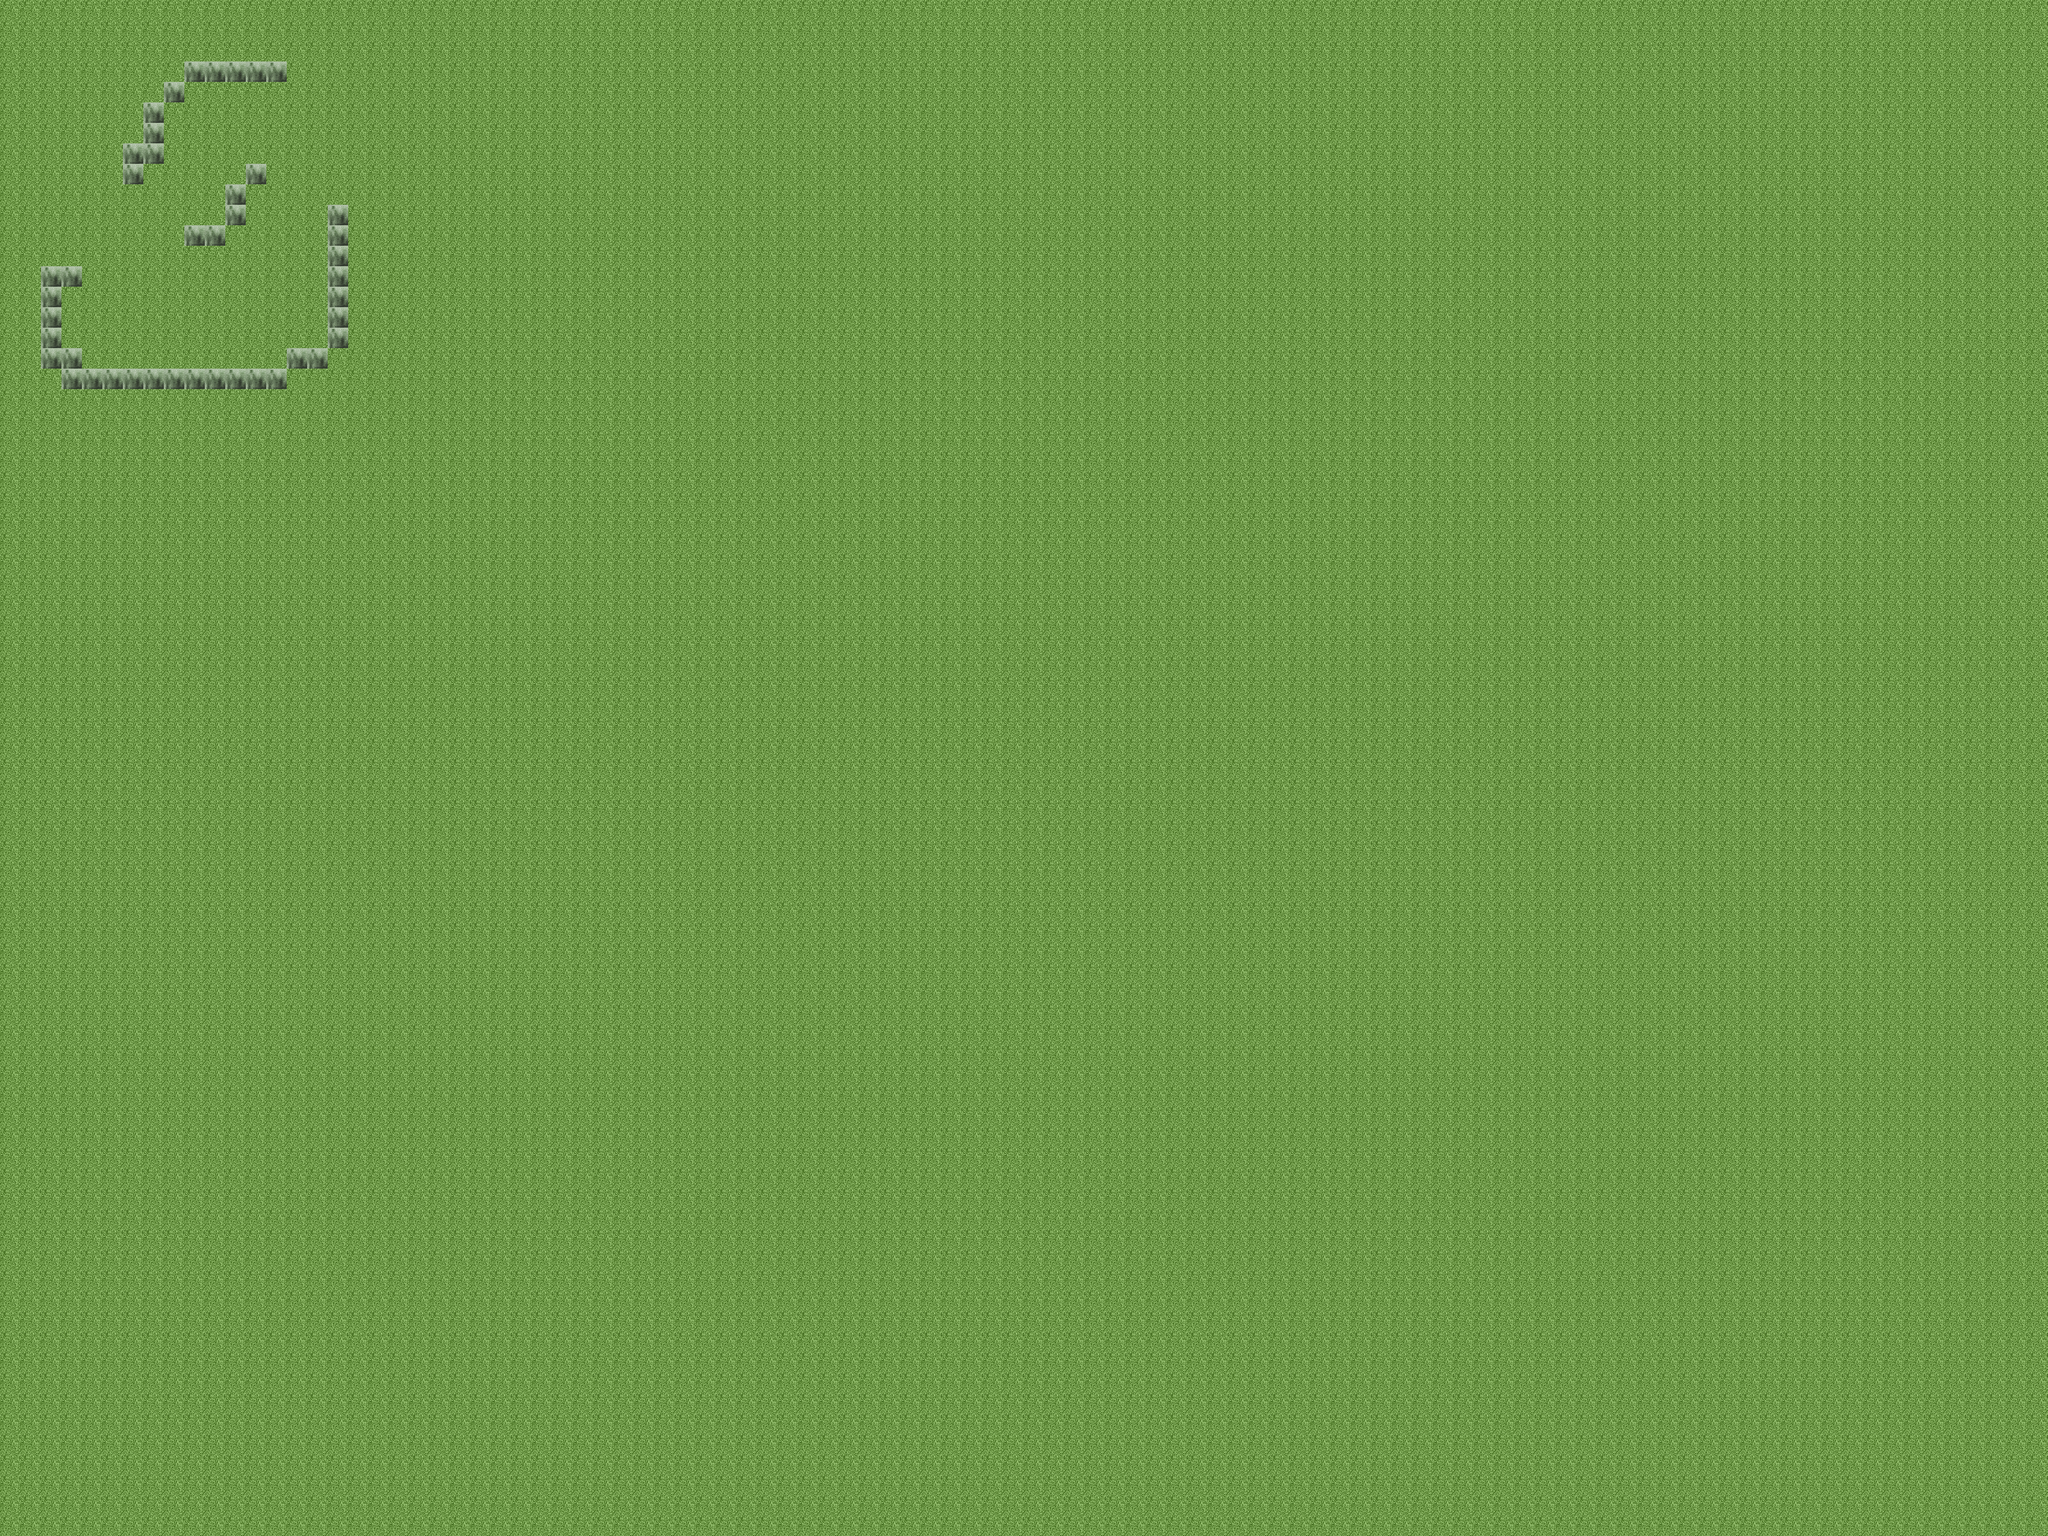

This game map was drawn from its Tiled (.tmx) file and the tilesets committed beside it. A one-line description and the trimmed map source follow:
An orthogonal 100x75 tile map with 32x32 px tiles, 1 tile layer (Kachelebene 1).

<map version="1.0" orientation="orthogonal" renderorder="right-down" width="100" height="75" tilewidth="32" tileheight="32" nextobjectid="1">
 <tileset firstgid="1" name="001_BG_Texture" tilewidth="32" tileheight="32" tilecount="10">
  <image source="001_BG_Texture.png" width="320" height="32" />
 </tileset>
 <layer name="Kachelebene 1" width="100" height="75">
  <data>[7500 cells, 7500 non-empty, 2 distinct tile ids]</data>
 </layer>
</map>